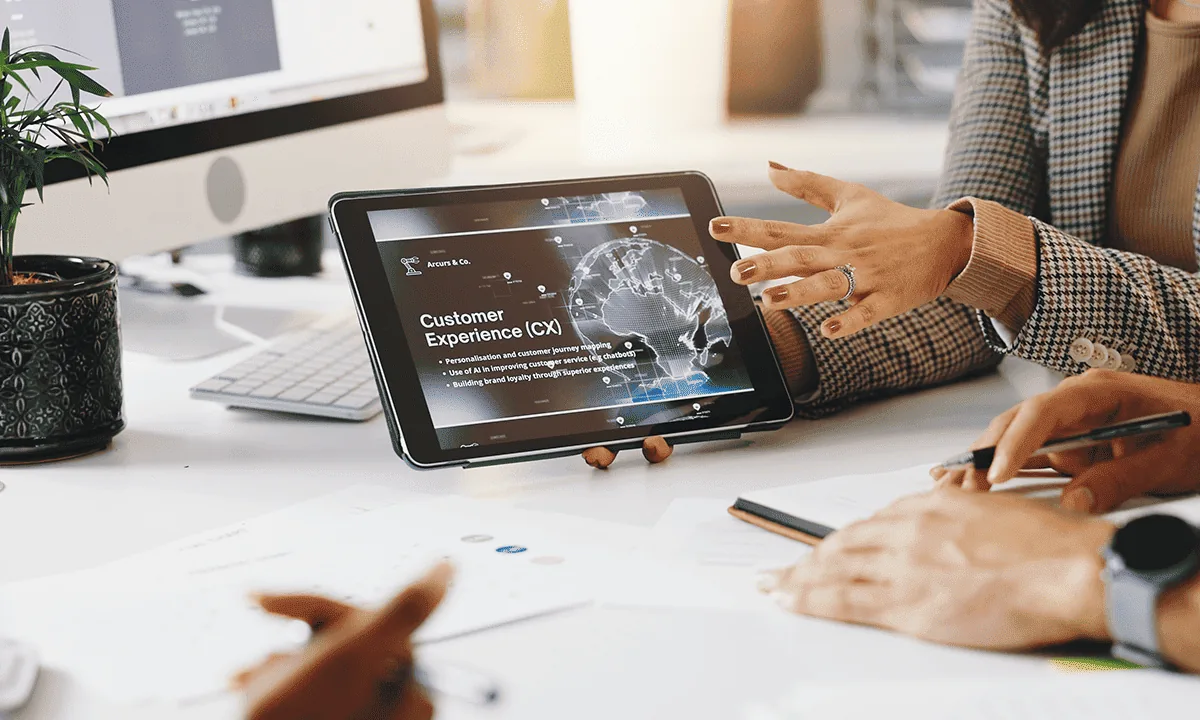
#> input picture images/acoustic_cxa.webp, 1200 x 720 px, found by its file name
$ python -i build-og-images.py   (imports and definitions only)
#> lines starting #> are read from the running program, lines starting #| are printed output that depends on the picture
#!/usr/bin/env python3
"""產生每一頁的社群分享圖（Open Graph，1200×630 JPEG），放在 images/og/。

    python3 tools/build-og-images.py          # 只重畫內容有變的圖
    python3 tools/build-og-images.py --all    # 全部重畫

用 Chrome 無頭模式截圖，字型取自 tools/fonts/ 的宙黑體，本機與 GitHub Action 畫出來一樣。
找不到 Chrome 時不做任何事（頁面會沿用 images/og/default.png）。
內容來源：產品與解決方案取自產品 JSON；平台總覽取自 _platform.json；其他頁面取自 _pages.json 的 og_card。
"""
import hashlib
import html
import importlib.util
import json
import os
import re
import shutil
import subprocess
import sys
import tempfile

HERE = os.path.dirname(os.path.abspath(__file__))
ROOT = os.path.normpath(os.path.join(HERE, '..'))
OUT = os.path.join(ROOT, 'images', 'og')
MANIFEST = os.path.join(OUT, 'manifest.json')
VERSION = '3'   # 改版面或字型時加一，所有圖都會重畫

spec = importlib.util.spec_from_file_location('gen', os.path.join(HERE, 'build-module-pages.py'))
gen = importlib.util.module_from_spec(spec)
# [1 line not run here, left out]

DEFAULT_THEME = {'deep': '#B8320F', 'bright': '#E63109', 'soft': '#F59A7E', 'ink1': '#140906', 'ink2': '#26100A'}

TEMPLATE = '''<!DOCTYPE html><html lang="zh-Hant-TW"><head><meta charset="utf-8"><style>
@font-face {{ font-family: Zev; src: url("{font}") format("woff2"); font-weight: 300 900; }}
* {{ margin: 0; box-sizing: border-box; }}
html, body {{ width: 1200px; height: 630px; overflow: hidden; }}
body {{ font-family: Zev, sans-serif; color: #fff; padding: 72px 84px;
  background: radial-gradient(circle at 85% 15%, {bright}55 0, transparent 45%), linear-gradient(135deg, {ink1} 0%, {ink2} 55%, {deep} 140%);
  display: flex; flex-direction: column; }}
.kicker {{ font-size: 26px; letter-spacing: 0.08em; color: {soft}; font-weight: 700; }}
.title {{ font-size: {title_size}px; font-weight: 700; line-height: 1.1; margin-top: 26px; letter-spacing: -0.01em; }}
.sub {{ font-size: 40px; font-weight: 700; margin-top: 14px; color: rgba(255,255,255,0.92); }}
.tag {{ font-size: 30px; line-height: 1.55; margin-top: 30px; color: rgba(255,255,255,0.78); max-width: 980px; }}
.foot {{ margin-top: auto; display: flex; justify-content: space-between; align-items: flex-end; font-size: 24px; color: rgba(255,255,255,0.7); }}
.brand {{ font-weight: 700; font-size: 30px; color: #fff; letter-spacing: 0.04em; }}
.bar {{ position: absolute; left: 0; top: 0; bottom: 0; width: 14px; background: {bright}; }}
</style></head><body><div class="bar"></div>
<div class="kicker">{kicker}</div>
<div class="title">{title}</div>
{sub}
{tag}
<div class="foot"><span class="brand">奧洛 Aurobase</span><span>aurobase.com</span></div>
</body></html>'''


def text(s):
    return html.escape(re.sub(r'\s+', ' ', gen.plain(re.sub(r'<br\s*/?>', '', s or ''))).strip())


# [36 lines left out: functions cards, chrome, not called in this run]


def crop_photo(src, dest):
    """新聞文章用自己的配圖：等比放大後置中裁成 1200×630。"""
#> called with src = '../images/acoustic_cxa.webp', dest = 'out.png'
    from PIL import Image
    im = Image.open(os.path.join(ROOT, src)).convert('RGB')
#> im is the input picture: PIL image 1200x720 RGB; mean R, G, B 168.4, 158, 150
    r = max(1200 / im.width, 630 / im.height)
#> r = 1
    im = im.resize((round(im.width * r), round(im.height * r)), Image.LANCZOS)
    x, y = (im.width - 1200) // 2, (im.height - 630) // 2
#> x = 0; y = 45
    im.crop((x, y, x + 1200, y + 630)).save(dest, 'JPEG', quality=86, optimize=True, progressive=True)
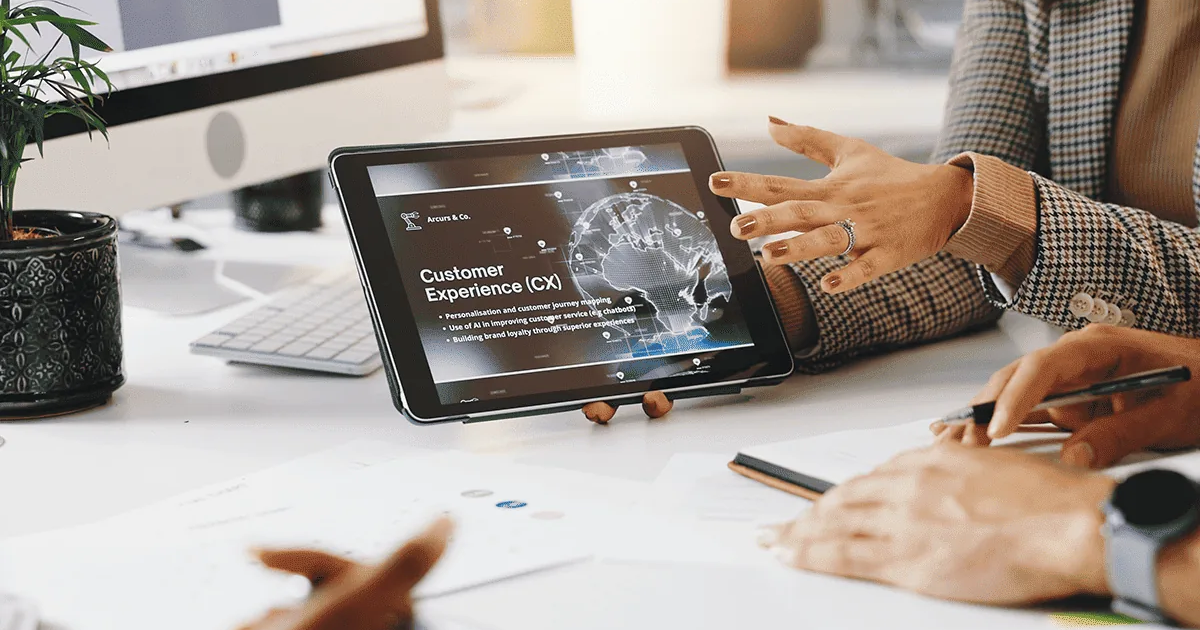
#> saved as out.png: PIL image 1200x630 RGB; mean R, G, B 164.7, 154, 145.7


# [55 lines left out: functions render, main, not called in this run]


# [2 lines not run here, left out]

>>> result = crop_photo('../images/acoustic_cxa.webp', 'out.png')

$ run again, on images/callcenter_img.webp
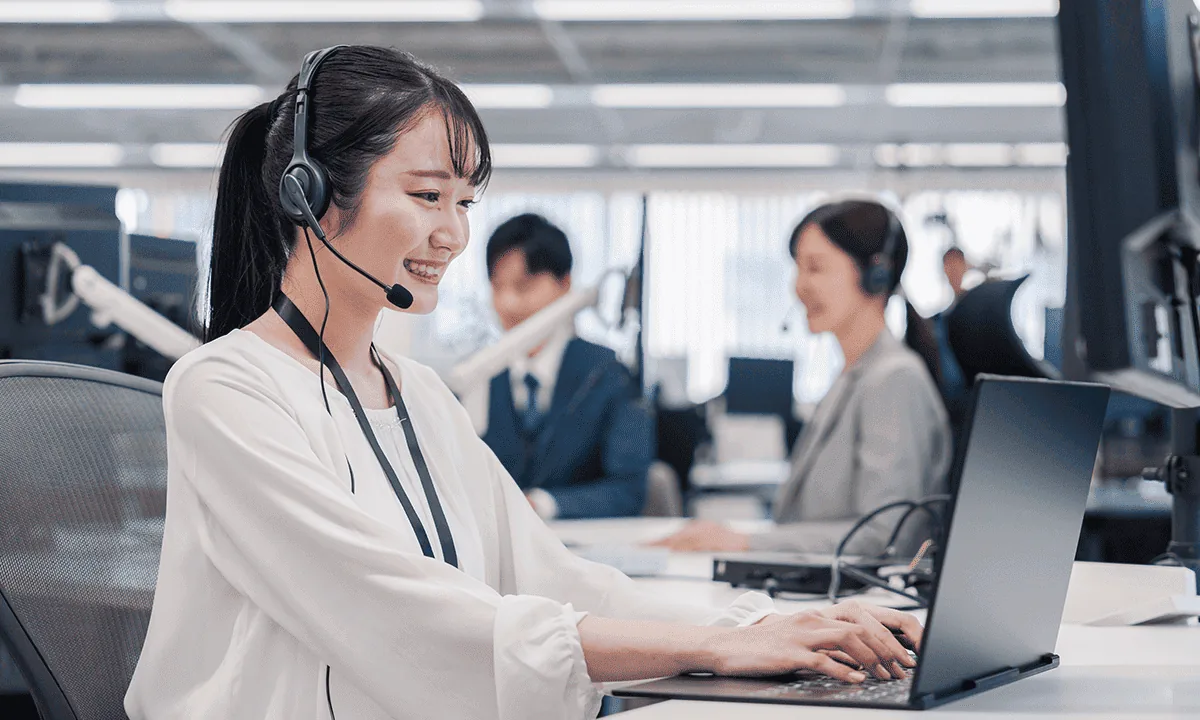
#> input picture images/callcenter_img.webp, 1200 x 720 px, found by its file name
#> in crop_photo, im is the input picture: PIL image 1200x720 RGB; mean R, G, B 145.8, 145.8, 150.9
#> in crop_photo, `im.crop((x, y, x + 1200, y + 630)).save(dest, 'JPEG', quality=86, opti..`:
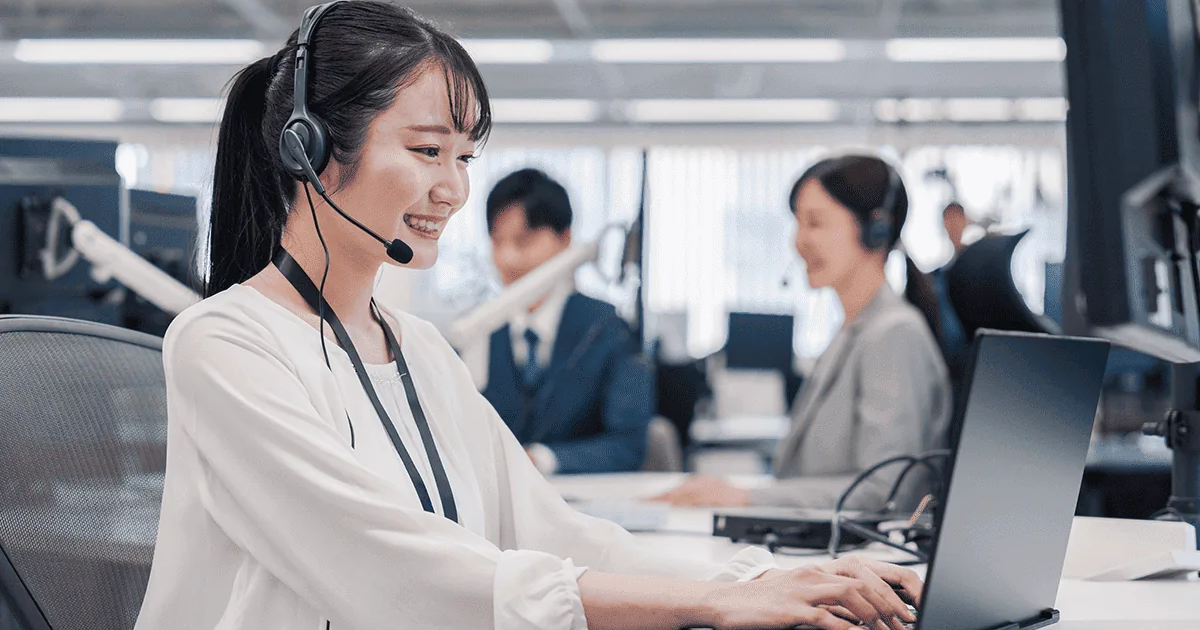
#> saved as out.png: PIL image 1200x630 RGB; mean R, G, B 144.2, 144.1, 149.3
